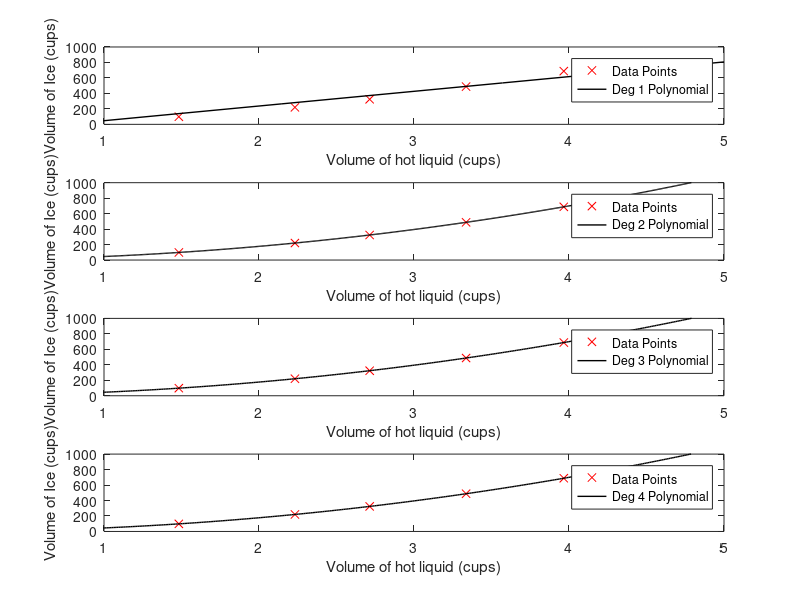

Write the MATLAB code that produced this figure.
%Andrew Brown Homework 6 Problem 1

clc
clear
close all

%Practice reading files and using polynomial functions

hot=dlmread('HotLiquid.txt'); %read hotliquid.txt
cold=dlmread('Ice.txt'); %read ice.txt

legendLabel={'Deg 1 Polynomial','Deg 2 Polynomial','Deg 3 Polynomial','Deg 4 Polynomial'}; %legend labels
for i=1:4
    P=polyfit(hot,cold,i); %create polynomials of varying degrees
    polyFunc=@(hot) polyval(P,hot); %evaluate the polynomials at the given values of hot
    subplot(4,1,i) %make subplots
    plot(hot,cold,'rx'); %plot original data points
    hold on
    fplot(polyFunc,'k','Linewidth',1) %plot your x values (hot) vs the evaluated polynomial functions
    axis([1,5,0,1000]) %define axes
    xlabel('Volume of hot liquid (cups)') %define x label
    ylabel('Volume of Ice (cups)') %define y label
    legend('Data Points',legendLabel{i}) %define legend
    if i==2 %print out the volume of ice needed to chill 1.5 cups of hot liquid for the 2nd degree polynomial
        fprintf('The volume of ice needed to chill 1.5 cups of hot liquid is %0.0f cups\n', polyFunc(1.5))
    end
end
